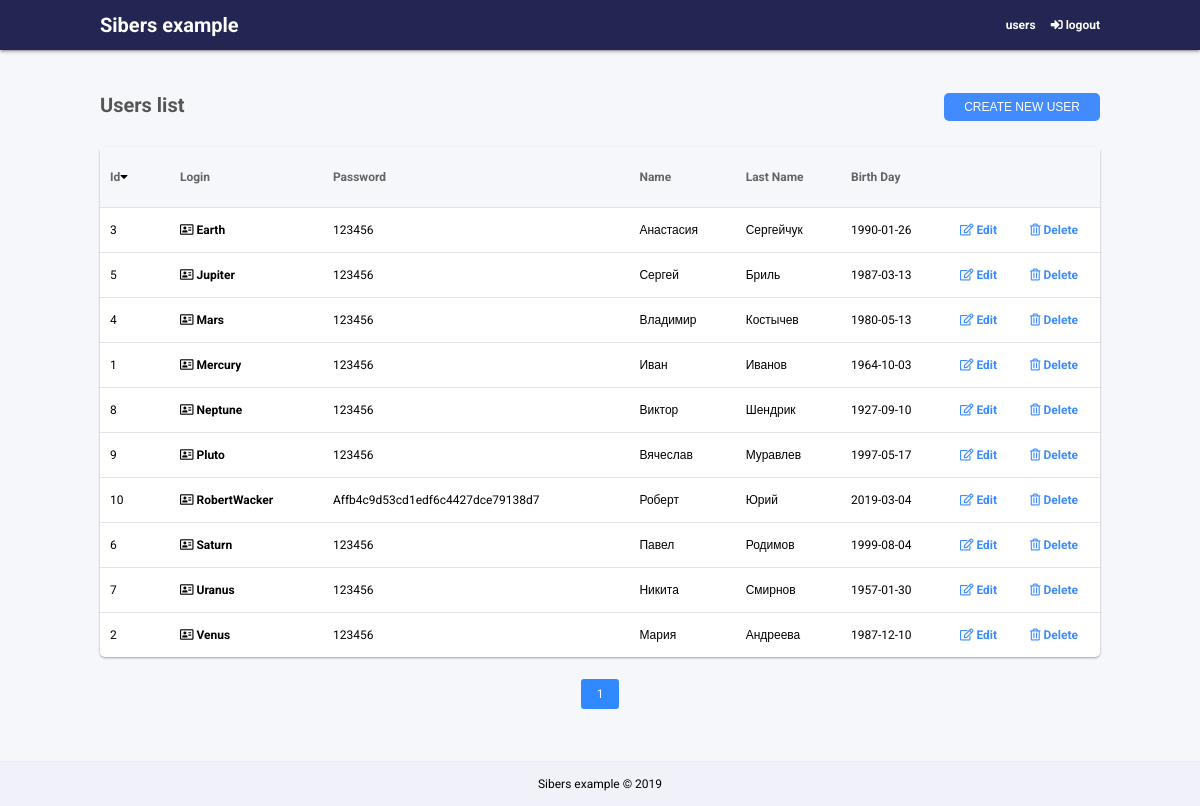
/users?s=login (signed in), run on the app's committed database.
### tables this page shows
CREATE TABLE `users` (
  `id` int(8) NOT NULL,
  `login` varchar(32) NOT NULL,
  `password` varchar(32) NOT NULL,
  `name` varchar(32) NOT NULL,
  `lastname` varchar(32) NOT NULL,
  `gender` int(1) NOT NULL,
  `bday` date NOT NULL
);

### app/controllers/indexController.php (called while the page is built, shortened)
<?php
class IndexController extends Controller {
	protected $index;
	public function __construct($route) {
		$this->index = new IndexModel();
	}
	public function usersAction() {
		$page = 1;
		$data = $this->index->getUsersList($page);
		View::render('index/users', 'main', $data);
		return true;
	}
}

### index.php (called while the page is built, shortened)
<?php
spl_autoload_register(function($class) {
    $path = str_replace('\\', '/', $class.'.php');
});
$router = new Router;
$router -> run();

### app/libs/db.php (called while the page is built, shortened)
<?php
class Db {
	protected $db;
	public function __construct() {
		$config = require CONFIG.'db.php';
		$this->db = new PDO('mysql:host='.$config['host'].';dbname='.$config['db'].'', $config['user'], $config['password']);
	}
	public function query($sql, $params = []) {
		$stmt = $this->db->prepare($sql);
		$stmt->execute();
		return $stmt;
	}
	public function column($sql, $params = []) {
		$result = $this->query($sql, $params);
		return $result->fetchColumn();
	}
}

### app/configs/db.php (called while the page is built)
<?php
return [
	'host' => 'localhost',
	'db' => 'sibers_example',
	'user' => 'admin',
	'password' => '',
];

### app/models/indexModel.php (called while the page is built, shortened)
<?php
class indexModel extends Model {
	private $rowsOnPage = 10;
	public function getUsersList($startPage) {
		$query = 'SELECT * FROM users';
		if (isset($_GET['s'])) {
			$query .= ' ORDER BY '.$_GET['s'];
		}
		$firstRow = ($startPage - 1) * $this->rowsOnPage;
		$query .= ' limit '.$firstRow.',10';
		$result = $this->db->query($query);
		$i = 0;
		while ($row = $result -> fetch ()) {
			$data['rows'][$i] = $row;
			$i++;
		}
		$data['pages'] = $this->getNumPages();
		return $data;
	}
	private function getNumPages(){
		$query = 'SELECT count(`id`) FROM `users`';
		$numRows = $this->db->column($query);
		$pages = $numRows / $this->rowsOnPage;
		$data = ceil($pages);
		return $data;
	}
}

### app/core/Model.php (called while the page is built, shortened)
<?php
class Model {
	public function __construct() {
		$this->db = new Db;
	}
}

### app/configs/routes.php (called while the page is built)
<?php
return array(
	'' => 'index/index',
	'login' => 'index/login',
	'logout' => 'index/logout',
	'users([\?][=&A-Za-z0-9]+)' => 'index/users',
	'users' => 'index/users',
	'profile/([A-Za-z0-9]+)' => 'index/profile/$1',
	'edit/([A-Za-z0-9]+)' => 'index/edit/$1',
	'delete' => 'index/delete',
);

### app/acl/index.php (called while the page is built)
<?php
return [
	'all' => [
		'IndexAction',
		'ProfileAction',
	],
	'authorize' => [
		'UsersAction',
		'EditAction',
		'DeleteAction',
		'LogoutAction',
	],
	'guest' => [
		'IndexAction',
		'LoginAction',
	],
];

### app/core/Controller.php (called while the page is built, shortened)
<?php
class Controller {
	public $route;
	public $acl;
	public function __construct($route) {
		$this->route = $route;
	}
	public function checkAcl() {
		$this->acl = require APP.'acl/index.php';
		if ($this->isAcl('all')) {
			return true;
		}
		elseif (isset($_SESSION['login']) and $this->isAcl('authorize')) {
			return true;
		}
		elseif (!isset($_SESSION['login']) and $this->isAcl('guest')) {
			return true;
		}
		return false;
	}
	public function isAcl($key) {
		return in_array($this->route, $this->acl[$key]);
	}
}

### app/views/index/users.php (the view, shortened to what this page needs)
<div class="page">
	<h1>Users list <button id="buttonAdd" class="button">Create New User</button></h1>
	<div class="table">
		<div class="table__header">
			<div class="table__cell" style="width: 50px;"><a href="/users?s=id">id</a><i class="fas fa-caret-down"></i></div>
			<div class="table__cell"><a href="/users?s=login">login</a></div>
			<div class="table__cell"><a href="/users?s=password">password</a></div>
			<div class="table__cell"><a href="/users?s=name">name</a></div>
			<div class="table__cell"><a href="/users?s=lastname">last name</a></div>
			<div class="table__cell"><a href="/users?s=bday">birth day</a></div>
			<div class="table__cell" style="width: 50px;"></div>
			<div class="table__cell" style="width: 60px;"></div>
		</div>
		<?php foreach ($data['rows'] as $mas => $line) { ?>
			<div id="row<?php echo $line['id']; ?>" class="table__row">
				<div class="table__cell"><?php echo $line['id']; ?></div>
				<div class="table__cell">
					<i class="far fa-address-card"></i>
					<a href="/profile/<?php echo $line['login']; ?>" class="login">
						<?php echo $line['login']; ?>
					</a>
				</div>
				<div class="table__cell"><?php echo $line['password']; ?></div>
				<div class="table__cell"><?php echo $line['name']; ?></div>
				<div class="table__cell"><?php echo $line['lastname']; ?></div>
				<div class="table__cell"><?php echo $line['bday']; ?></div>
				<div class="table__cell"><a href="/edit/<?php echo $line['login']; ?>" class="details"><i class="far fa-edit"></i> Edit</a></div>
				<div class="table__cell">
					<a onclick="showModal(`<?php echo $line['id']; ?>`,`<?php echo $line['name'].' '.$line['lastname']; ?>`);" class="details">
						<i class="far fa-trash-alt"></i> Delete
					</a>
				</div>
			</div>
		<?php } ?>
	</div>
<div class="pagination">
	<?php
		$pages = $data['pages'];
		if(isset($_GET['p'])) {
			$currentPage = $_GET['p'];
		} else {
			$currentPage = 1;
		}
		for ($i=1; $i <= $pages ; $i++) {
			if (isset($_GET['s'])) {
				$sort = '&s='.$_GET['s'];
			} else {
				$sort = '';
			}
			if ($i == $currentPage) {
				$active = ' class="active"';
			} else {
				$active = '';
			}
			echo '<a'.$active.' href="/users?p='.$i.$sort.'">'.$i.'</a>';
		}
?>
</div>
</div>

### app/core/Router.php (shortened to what this page needs)
<?php
class Router {
    protected $routes;
    protected $uri;
    public function __construct(){
        $routes = include(CONFIG.'routes.php');
        $this->routes = $routes;
        $this->uri = trim($_SERVER['REQUEST_URI'], '/');
    }
    public function match() {
        foreach($this->routes as $uriPattern => $patch) {
            if (preg_match('~^'.$uriPattern.'$~', $this->uri)) {
                $internalRoute = preg_replace("~^$uriPattern$~", $patch, $this->uri);
                $segments = explode('/', $internalRoute);
                $controllerName = array_shift($segments).'Controller';
                $actionName = ucfirst(array_shift($segments).'Action');
                $parameters = $segments;
                $path = 'app\controllers\\'.ucfirst($controllerName);
                if (class_exists($path)) {
                    if (method_exists($path, $actionName)) {
                        $controller = new $path($actionName);
                        $controller->$actionName($parameters);
                        return true;
                    } else {
                        debug('no method:'.$action);
                        View::errorCode(404);
                    }
                } else {
                    debug('no controller:'.$path);
                    View::errorCode(404);
                }
            }
        }
    }
    public function run() {
        if(self::match()) {
        } else {
            View::errorCode(404);
        }
    }
}

### css/common.css (style rules this page uses)
body { padding: 0; margin: 0; background-color: #f6f7fb; font-family: 'Roboto', sans-serif; font-size: 12px; }
.page { width: 1000px; height: 100%; padding: 15px; margin: 15px auto; }
h1 { color: #545656; font-size: 20px; font-weight: bold; margin-bottom: 30px; }
.button { background: #428bff; padding: 7px 20px; color: #fff; border: none; border-radius: 5px; float: right; outline: none; text-transform: uppercase; font-size: 12px; cursor: pointer; }

### css/users.css (style rules this page uses)
.table { display: table; table-layout: auto; width: 100%; background: #fff; box-sizing: border-box; border-radius: 5px; box-shadow: 0 1px 3px rgba(0,0,0,0.12), 0 1px 2px rgba(0,0,0,0.24); overflow: none; }
.table__header { background: #f6f7fb; line-height: 30px; padding: 5px; display: table-row; }
.table__header a { text-decoration: none; color: #656464; }
.table__header .table__cell { font-weight: bold; }
.table__row { display: table-row; }
.table__cell { display: table-cell; padding: 15px 10px; text-transform: capitalize; border-bottom: 1px solid #e2e2e8; vertical-align: middle; }
.table__row:last-child .table__cell { border: none; }
.login { font-weight: bold; color: #000; text-decoration: none; }
.details { color: #3d8cff; text-decoration: none; font-weight: bold; cursor: pointer; }
.pagination { display: block; margin: 30px auto; text-align: center; }
.pagination a { color: black; padding: 8px 16px; text-decoration: none; }
.pagination a.active { background-color: #3089ff; border-radius: 3px; color: white; }

### data on the page
users: id "3", login "Earth", password "123456", name "Анастасия", lastname "Сергейчук", bday "1990-01-26"
users: id "5", login "Jupiter", password "123456", name "Сергей", lastname "Бриль", bday "1987-03-13"
users: id "4", login "Mars", password "123456", name "Владимир", lastname "Костычев", bday "1980-05-13"
users: id "1", login "Mercury", password "123456", name "Иван", lastname "Иванов", bday "1964-10-03"
users: id "8", login "Neptune", password "123456", name "Виктор", lastname "Шендрик", bday "1927-09-10"
users: id "9", login "Pluto", password "123456", name "Вячеслав", lastname "Муравлев", bday "1997-05-17"
users: id "10", login "RobertWacker", password "Affb4c9d53cd1edf6c4427dce79138d7", name "Роберт", lastname "Юрий", bday "2019-03-04"
users: id "6", login "Saturn", password "123456", name "Павел", lastname "Родимов", bday "1999-08-04"
users: id "7", login "Uranus", password "123456", name "Никита", lastname "Смирнов", bday "1957-01-30"
users: id "2", login "Venus", password "123456", name "Мария", lastname "Андреева", bday "1987-12-10"
